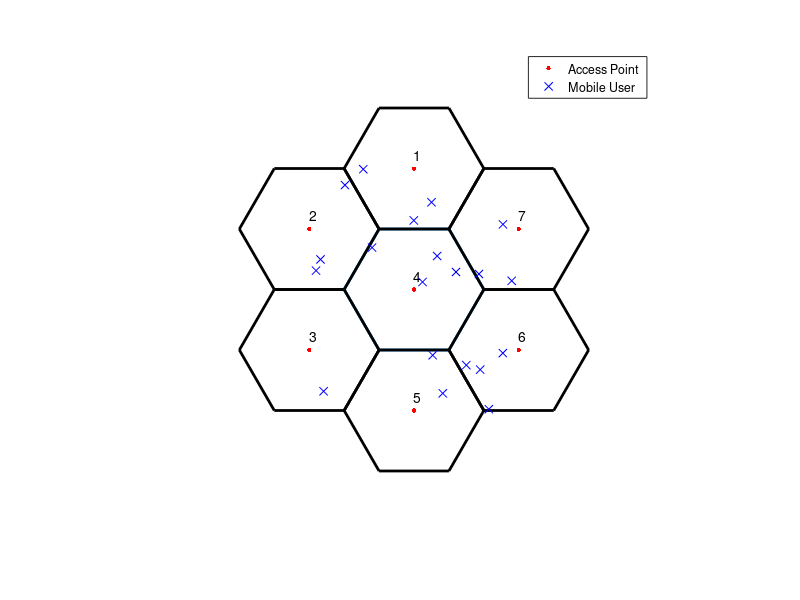

Reproduce this figure in MATLAB.
clear
clc

%%Access Point and Boundary
n = 6;
alpha = linspace(0,2*pi,n+1);
r=10;
x=r*cos(alpha);
y=r*sin(alpha);
axis equal
axis([-3*r-5 3*r+5 -3*r-5 3*r+5]);
axis off
hold on
plot(x,y,'linewidth',2);
theta = linspace(pi/2,5*pi/2,n+1);
x0=sqrt(3)*r*cos(theta);
y0=sqrt(3)*r*sin(theta);
for ii=1:n
    x=x0(ii)+r*cos(alpha);
    y=y0(ii)+r*sin(alpha);
    plot(x,y,'k','linewidth',2);
end

for ii=1:n+1
    if ii<4
        text(x0(ii),y0(ii)+2,num2str(ii));
        plot(x0(ii),y0(ii),'r.','MarkerSize',10);
    else
        if ii==4
            text(0,2,num2str(ii));
            AP=plot(0,0,'r.','MarkerSize',10);
        else
            text(x0(ii-1),y0(ii-1)+2,num2str(ii));
            plot(x0(ii-1),y0(ii-1),'r.','MarkerSize',10);
        end
    end
end

%%User Equipment
% X1
MU=plot(-6,6,'bx','MarkerSize',6);

for ii=1:19
    x1=x0(2)+(x0(6)-x0(2))*rand();
    y1=y0(4)+(y0(1)-y0(4))*rand();
    plot(x1,y1,'bx','MarkerSize',6);
end

legend([AP,MU],'Access Point','Mobile User');

hold off